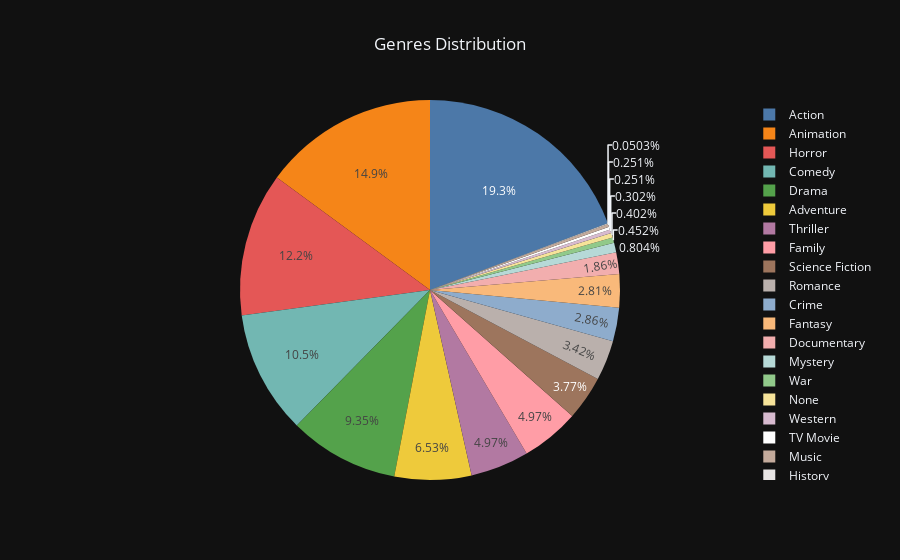

The notebook cell saved with this chart:
### Markdown cell above
## 4.4 Genre Distribution

### Code cell
genres = movies.genres.value_counts().reset_index()
genres.columns=['genres','count']
genres = genres.sort_values(by='count',ascending=False)

fig = px.pie(genres,values='count',names='genres',title='Genres Distribution',
             color_discrete_sequence=px.colors.qualitative.T10)
fig.update_layout(template = 'plotly_dark',title_x=0.5)
fig.show()

### Figure 1 — Plotly figure (JSON) as saved in the notebook; plotly's stock layout.template omitted (floating-point values rounded to 4 significant figures)
{"data": [{"domain": {"x": [0, 1], "y": [0, 1]}, "hovertemplate": "genres=%{label}<br>count=%{value}<extra></extra>", "labels": ["Action", "Animation", "Horror", "Comedy", "Drama", "Adventure", "Thriller", "Family", "Science Fiction", "Romance", "Crime", "Fantasy", "Documentary", "Mystery", "War", "None", "Western", "TV Movie", "Music", "History"], "legendgroup": "", "name": "", "showlegend": true, "type": "pie", "values": [384, 297, 243, 209, 186, 130, 99, 99, 75, 68, 57, 56, 37, 16, 9, 8, 6, 5, 5, 1]}], "layout": {"legend": {"tracegroupgap": 0}, "piecolorway": ["#4C78A8", "#F58518", "#E45756", "#72B7B2", "#54A24B", "#EECA3B", "#B279A2", "#FF9DA6", "#9D755D", "#BAB0AC"], "title": {"text": "Genres Distribution", "x": 0.5}}}
